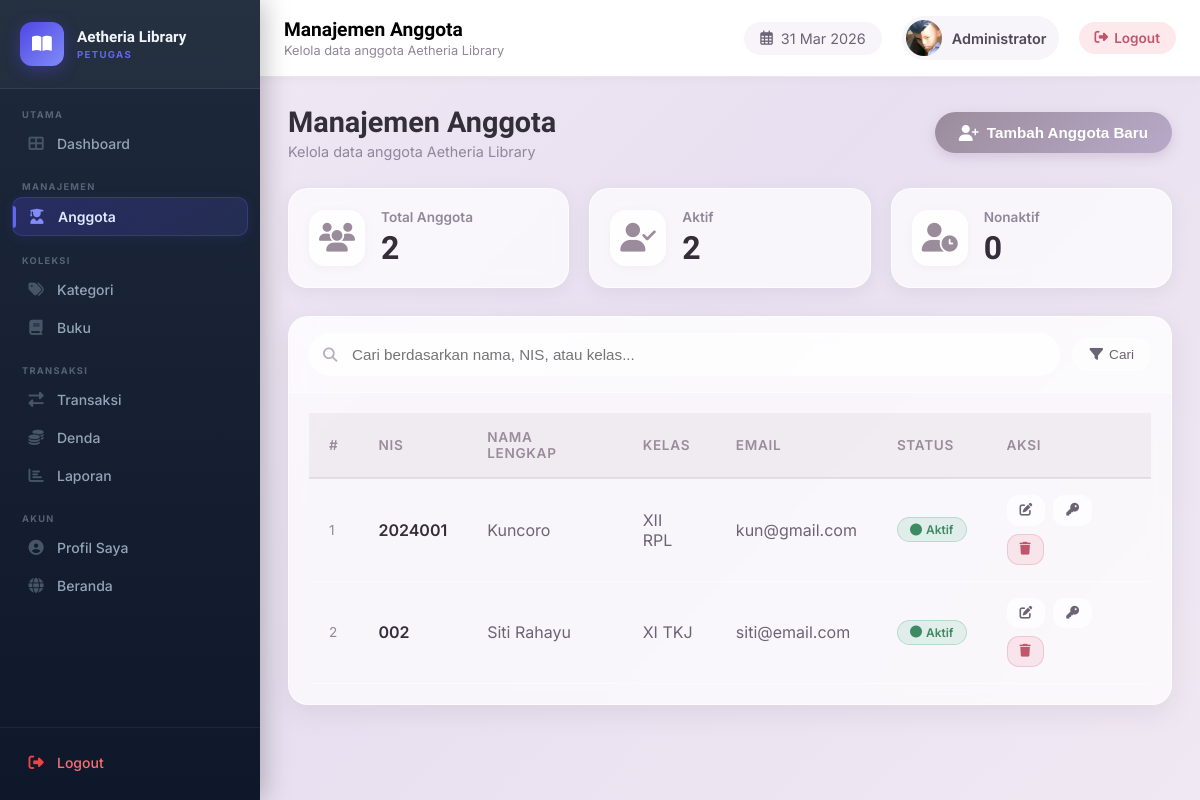
Screenshot of /petugas/anggota.php (signed in) with the database file from the repository.
### tables this page shows
CREATE TABLE `pengguna` (
  `id_pengguna` int(11) NOT NULL,
  `username` varchar(50) NOT NULL,
  `password` varchar(255) NOT NULL,
  `nama_pengguna` varchar(100) NOT NULL,
  `email` varchar(100) DEFAULT NULL,
  `level` enum('admin','petugas') NOT NULL DEFAULT 'petugas',
  `foto` varchar(255) DEFAULT NULL,
  `created_at` datetime DEFAULT current_timestamp()
);

CREATE TABLE `anggota` (
  `id_anggota` int(11) NOT NULL,
  `nis` varchar(20) NOT NULL,
  `nama_anggota` varchar(100) NOT NULL,
  `username` varchar(50) NOT NULL,
  `password` varchar(255) NOT NULL,
  `email` varchar(100) DEFAULT NULL,
  `kelas` varchar(20) NOT NULL,
  `alamat` text DEFAULT NULL,
  `no_telepon` varchar(20) DEFAULT NULL,
  `foto` varchar(255) DEFAULT NULL,
  `status` enum('aktif','nonaktif') NOT NULL DEFAULT 'aktif',
  `created_at` datetime DEFAULT current_timestamp()
);

### includes/session.php (called while the page is built, shortened)
<?php
function getPenggunaId()    { initSession(); return $_SESSION['pengguna_id']    ?? null; }
function getPenggunaName()  { initSession(); return $_SESSION['pengguna_nama']  ?? ''; }

### petugas/anggota.php (the view, shortened to what this page needs)
<?php
require_once '../includes/session.php';
$conn = getConnection();
$totalAktif = $conn->query("SELECT COUNT(*) as total FROM anggota WHERE status='aktif'")->fetch_assoc()['total'];
$totalNonaktif = $conn->query("SELECT COUNT(*) as total FROM anggota WHERE status='nonaktif'")->fetch_assoc()['total'];
$totalAnggota = $conn->query("SELECT COUNT(*) as total FROM anggota")->fetch_assoc()['total'];
$search = $_GET['search'] ?? '';
$q = "SELECT * FROM anggota";
$q .= " ORDER BY id_anggota DESC";
$members = $conn->query($q);
$page_title = 'Manajemen Anggota';
$page_sub   = 'Kelola data anggota Aetheria Library';
?>
<!DOCTYPE html>
<html lang="id">
<head>
    <link rel="stylesheet" href="https://cdnjs.cloudflare.com/ajax/libs/font-awesome/6.4.0/css/all.min.css">
    <link rel="stylesheet" href="../assets/css/petugas/anggota.css?v=<?= @filemtime('../assets/css/petugas/anggota.css')?:time() ?>">
</head>
<body>
    <div class="app-wrap">
        <?php include 'includes/nav.php'; ?>
        <div class="main-area">
            <?php include 'includes/header.php'; ?>
            <main class="content">
                <div class="page-header">
                    <div>
                        <h1 class="page-header-title">Manajemen Anggota</h1>
                        <p class="page-header-sub">Kelola data anggota Aetheria Library</p>
                    </div>
                    <button class="btn-primary" onclick="document.getElementById('addModal').style.display='flex'">
                        <i class="fas fa-user-plus"></i>
                        Tambah Anggota Baru
                    </button>
                </div>
                <div class="stats-grid">
                    <div class="stat-card">
                        <div class="stat-icon"><i class="fas fa-users"></i></div>
                        <div class="stat-info">
                            <h3>Total Anggota</h3>
                            <div class="stat-number"><?= $totalAnggota ?></div>
                        </div>
                    </div>
                    <div class="stat-card">
                        <div class="stat-icon"><i class="fas fa-user-check"></i></div>
                        <div class="stat-info">
                            <h3>Aktif</h3>
                            <div class="stat-number"><?= $totalAktif ?></div>
                        </div>
                    </div>
                    <div class="stat-card">
                        <div class="stat-icon"><i class="fas fa-user-clock"></i></div>
                        <div class="stat-info">
                            <h3>Nonaktif</h3>
                            <div class="stat-number"><?= $totalNonaktif ?></div>
                        </div>
                    </div>
                </div>
                <div class="card">
                    <form method="GET" class="filter-bar">
                        <div class="search-wrap">
                            <i class="fas fa-search"></i>
                            <input type="text" name="search" placeholder="Cari berdasarkan nama, NIS, atau kelas..."
                                value="<?= htmlspecialchars($search) ?>">
                        </div>
                        <button type="submit" class="btn-ghost btn-sm"><i class="fas fa-filter"></i> Cari</button>
                    </form>
                    <div class="table-wrap">
                        <table>
                            <thead>
                                <tr>
                                    <th>#</th>
                                    <th>NIS</th>
                                    <th>Nama Lengkap</th>
                                    <th>Kelas</th>
                                    <th>Email</th>
                                    <th>Status</th>
                                    <th>Aksi</th>
                                </tr>
                            </thead>
                            <tbody>
                                <?php if($members && $members->num_rows > 0): $no=1; while($r=$members->fetch_assoc()): ?>
                                <tr>
                                    <td class="text-muted text-sm"><?= $no++ ?></td>
                                    <td><span class="fw-600"><?= htmlspecialchars($r['nis']) ?></span></td>
                                    <td><?= htmlspecialchars($r['nama_anggota']) ?></td>
                                    <td><?= htmlspecialchars($r['kelas']) ?></td>
                                    <td><?= htmlspecialchars($r['email'] ?? '—') ?></td>
                                    <td>
                                        <span
                                            class="badge <?= $r['status'] === 'aktif' ? 'status-aktif' : 'status-nonaktif' ?>">
                                            <i
                                                class="fas <?= $r['status'] === 'aktif' ? 'fa-circle' : 'fa-circle' ?>"></i>
                                            <?= ucfirst($r['status']) ?>
                                        </span>
                                    </td>
                                    <td>
                                        <div class="action-btns">
                                            <a href="?edit=<?= $r['id_anggota'] ?>" class="btn-action btn-edit"
                                                title="Edit">
                                                <i class="fas fa-edit"></i>
                                            </a>
                                            <button class="btn-action btn-reset" title="Reset Password"
                                                onclick="showReset(<?= $r['id_anggota'] ?>,'<?= htmlspecialchars(addslashes($r['nama_anggota'])) ?>')">
                                                <i class="fas fa-key"></i>
                                            </button>
                                            <form method="POST"
                                                onsubmit="return confirm('Yakin ingin menghapus anggota ini?')"
                                                style="display:inline">
                                                <button type="submit" name="delete" class="btn-action btn-danger"
                                                    title="Hapus">
                                                    <i class="fas fa-trash"></i>
                                                </button>
                                            </form>
                                        </div>
                                    </td>
                                </tr>
                                <?php endwhile; endif; ?>
                            </tbody>
                        </table>
                    </div>
                </div>
            </main>
        </div>
    </div>
</body>
</html>

### petugas/includes/header.php (shortened to what this page needs)
<?php
$page_title = $page_title ?? 'Dashboard';
$page_sub   = $page_sub   ?? 'Panel Petugas · Aetheria Library';
require_once dirname(__DIR__, 2) . '/includes/session.php';
$conn = getConnection();
$userId = getPenggunaId();
$stmt = $conn->prepare("SELECT foto, nama_pengguna FROM pengguna WHERE id_pengguna = ?");
$stmt->bind_param("i", $userId);
$stmt->execute();
$userData = $stmt->get_result()->fetch_assoc();
$initials = '';
$nama = $userData['nama_pengguna'] ?? getPenggunaName();
foreach (explode(' ', trim($nama)) as $w) {
    $initials .= strtoupper(mb_substr($w, 0, 1));
}
$fotoPath = (!empty($userData['foto']) && file_exists(dirname(__DIR__, 2) . '/' . $userData['foto']))
            ? '../' . htmlspecialchars($userData['foto'])
            : null;
?>
<header class="topbar no-print">
    <div class="topbar-left">
        <div>
            <div class="page-title"><?= htmlspecialchars($page_title) ?></div>
            <div class="page-breadcrumb"><?= htmlspecialchars($page_sub) ?></div>
        </div>
    </div>
    <div class="topbar-right">
        <div class="topbar-date">
            <i class="far fa-calendar-alt"></i> <?= date('d M Y') ?>
        </div>
        <div class="topbar-user">
            <?php if ($fotoPath): ?>
            <div class="topbar-avatar">
                <img src="<?= $fotoPath ?>" alt="Foto Profil">
            </div>
            <?php else: ?>
            <div class="topbar-avatar petugas"><?= $initials ?></div>
            <?php endif; ?>
            <span class="topbar-username"><?= htmlspecialchars(getPenggunaName()) ?></span>
        </div>
        <a href="logout.php" class="btn-logout">
            <i class="fas fa-sign-out-alt"></i>
            <span>Logout</span>
        </a>
    </div>
</header>

### petugas/includes/header.php (style rules this page uses)
.topbar { background: white; padding: 16px 24px; border-bottom: 1px solid var(--neutral-200); display: flex; align-items: center; justify-content: space-between; box-shadow: var(--shadow-sm); }
.topbar-left { display: flex; align-items: center; gap: 16px; }
.page-title { font-family: 'Plus Jakarta Sans', sans-serif; font-size: 1.2rem; font-weight: 700; color: var(--neutral-900); margin-bottom: 2px; }
.page-breadcrumb { font-size: 0.8rem; color: var(--neutral-500); }
.topbar-right { display: flex; align-items: center; gap: 20px; }
.topbar-date { font-size: 0.9rem; color: var(--neutral-600); background: var(--neutral-100); padding: 8px 16px; border-radius: var(--radius-full); display: flex; align-items: center; gap: 8px; }
.topbar-date i { color: var(--petugas-500); }
.topbar-user { display: flex; align-items: center; gap: 10px; padding: 4px 12px 4px 4px; background: var(--neutral-100); border-radius: var(--radius-full); }
.topbar-avatar { width: 36px; height: 36px; border-radius: 50%; background: linear-gradient(135deg, var(--petugas-500), var(--petugas-600)); display: flex; align-items: center; justify-content: center; color: white; font-weight: 600; font-size: 0.9rem; overflow: hidden; }
.topbar-avatar img { width: 100%; height: 100%; object-fit: cover; }
.topbar-username { font-size: 0.9rem; font-weight: 600; color: var(--neutral-700); }
.btn-logout { background: var(--danger-50); color: var(--danger-600); border: none; border-radius: var(--radius-full); padding: 8px 16px; font-size: 0.85rem; font-weight: 600; cursor: pointer; display: flex; align-items: center; gap: 6px; text-decoration: none; transition: var(--transition); }

### rows the page displays
pengguna: foto (picture)
anggota: nis "2024001", nama_anggota "Kuncoro", kelas "XII RPL", email "kun@gmail.com", status "Aktif"
anggota: nis "002", nama_anggota "Siti Rahayu", kelas "XI TKJ", email "siti@email.com", status "Aktif"

### other values shown
$page_title "Manajemen Anggota"
$page_sub "Kelola data anggota Aetheria Library"
getPenggunaName() "Administrator"
$totalAnggota "2"
$totalAktif "2"
$totalNonaktif "0"
